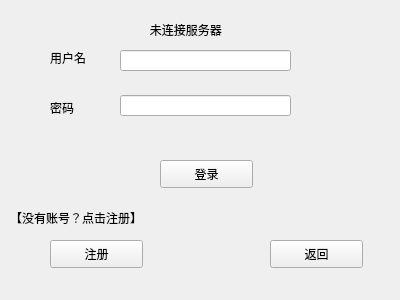
<?xml version="1.0" encoding="UTF-8"?>
<ui version="4.0">
 <class>login_interface</class>
 <widget class="QWidget" name="login_interface">
  <property name="geometry">
   <rect>
    <x>0</x>
    <y>0</y>
    <width>400</width>
    <height>300</height>
   </rect>
  </property>
  <property name="windowTitle">
   <string>Form</string>
  </property>
  <widget class="QPushButton" name="pushButton_log_log">
   <property name="geometry">
    <rect>
     <x>160</x>
     <y>160</y>
     <width>93</width>
     <height>28</height>
    </rect>
   </property>
   <property name="styleSheet">
    <string notr="true">font: 9pt &quot;黑体&quot;;
font: 10pt &quot;黑体&quot;;</string>
   </property>
   <property name="text">
    <string>登录</string>
   </property>
  </widget>
  <widget class="QPushButton" name="pushButton_log_back">
   <property name="geometry">
    <rect>
     <x>270</x>
     <y>240</y>
     <width>93</width>
     <height>28</height>
    </rect>
   </property>
   <property name="styleSheet">
    <string notr="true">font: 10pt &quot;黑体&quot;;</string>
   </property>
   <property name="text">
    <string>返回</string>
   </property>
  </widget>
  <widget class="QLabel" name="label">
   <property name="geometry">
    <rect>
     <x>50</x>
     <y>50</y>
     <width>72</width>
     <height>15</height>
    </rect>
   </property>
   <property name="styleSheet">
    <string notr="true">font: 10pt &quot;黑体&quot;;</string>
   </property>
   <property name="text">
    <string>用户名</string>
   </property>
  </widget>
  <widget class="QLabel" name="label_2">
   <property name="geometry">
    <rect>
     <x>50</x>
     <y>100</y>
     <width>72</width>
     <height>15</height>
    </rect>
   </property>
   <property name="styleSheet">
    <string notr="true">font: 10pt &quot;黑体&quot;;</string>
   </property>
   <property name="text">
    <string>密码</string>
   </property>
  </widget>
  <widget class="QPushButton" name="pushButton_log_reg">
   <property name="geometry">
    <rect>
     <x>50</x>
     <y>240</y>
     <width>93</width>
     <height>28</height>
    </rect>
   </property>
   <property name="styleSheet">
    <string notr="true">font: 9pt &quot;黑体&quot;;
font: 10pt &quot;黑体&quot;;</string>
   </property>
   <property name="text">
    <string>注册</string>
   </property>
  </widget>
  <widget class="QLabel" name="label_3">
   <property name="geometry">
    <rect>
     <x>10</x>
     <y>210</y>
     <width>171</width>
     <height>16</height>
    </rect>
   </property>
   <property name="styleSheet">
    <string notr="true">font: 9pt &quot;黑体&quot;;</string>
   </property>
   <property name="text">
    <string>【没有账号？点击注册】</string>
   </property>
  </widget>
  <widget class="QLabel" name="label_4">
   <property name="geometry">
    <rect>
     <x>140</x>
     <y>20</y>
     <width>141</width>
     <height>20</height>
    </rect>
   </property>
   <property name="styleSheet">
    <string notr="true">font: 9pt &quot;黑体&quot;;</string>
   </property>
   <property name="text">
    <string>   未连接服务器</string>
   </property>
  </widget>
  <widget class="QLineEdit" name="lineEdit_log_acct">
   <property name="geometry">
    <rect>
     <x>120</x>
     <y>50</y>
     <width>171</width>
     <height>21</height>
    </rect>
   </property>
   <property name="styleSheet">
    <string notr="true">font: 9pt &quot;黑体&quot;;</string>
   </property>
  </widget>
  <widget class="QLineEdit" name="lineEdit_log_pwd">
   <property name="geometry">
    <rect>
     <x>120</x>
     <y>95</y>
     <width>171</width>
     <height>21</height>
    </rect>
   </property>
  </widget>
 </widget>
 <resources/>
 <connections/>
</ui>
